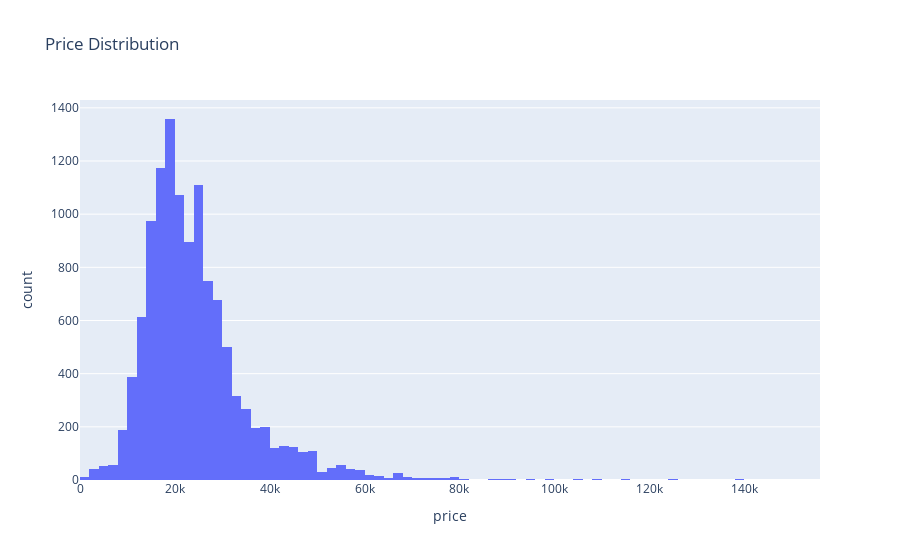

Here is the notebook cell this chart was saved with:
### Markdown cell above
## visualization

### Code cell
# histogram
fig = px.histogram(df, x='price', nbins=100, title='Price Distribution')
fig.show()

### Figure 1 — Plotly figure (JSON) as saved in the notebook; plotly's stock layout.template omitted (floating-point values rounded to 4 significant figures; data arrays with more than 128 entries replaced by an {"elided": "..."} marker saying what was removed)
{"data": [{"alignmentgroup": "True", "bingroup": "x", "hovertemplate": "price=%{x}<br>count=%{y}<extra></extra>", "legendgroup": "", "marker": {"color": "#636efa", "pattern": {"shape": ""}}, "name": "", "nbinsx": 100, "offsetgroup": "", "orientation": "v", "showlegend": false, "type": "histogram", "x": {"elided": "11807 int values"}, "xaxis": "x", "yaxis": "y"}], "layout": {"barmode": "relative", "legend": {"tracegroupgap": 0}, "title": {"text": "Price Distribution"}, "xaxis": {"anchor": "y", "domain": [0, 1], "title": {"text": "price"}}, "yaxis": {"anchor": "x", "domain": [0, 1], "title": {"text": "count"}}}}
